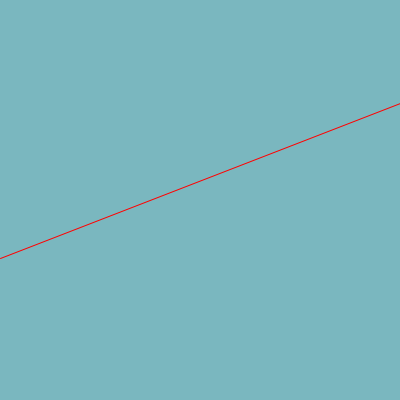
Frame 1 (no input)
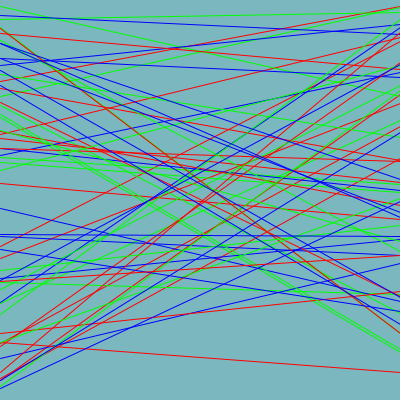
Frame 60 (the mouse pressed at the canvas centre just before this capture)
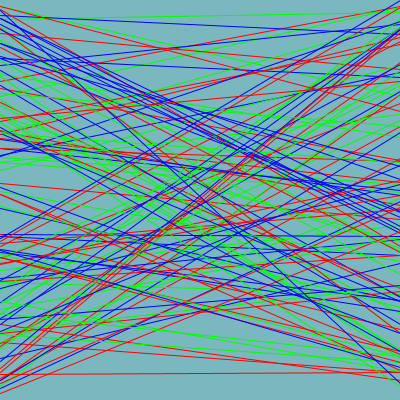
Frame 120 (the mouse held since frame 60 and released just before this capture)

The Processing sketch that drew these frames (run headless with seeded random() and noise(); from frame 60 on, the mouse is pressed at the canvas centre):

// Processing sketch: pgm6a
// ── pgm6a.pde
// draw random lines

void setup() {
  size(400,400);
  background(122,183,191);
}

void draw() {
    float startY = random(height);
    float endY = random(height);
    int mapColor = int(map(frameCount % 30,0,29,0,3));
    println(frameCount % 30);
    println("mapColor: "+mapColor);
    switch (mapColor) {
        case 0 :
            stroke(255,0,0);
            break;
        case 1:
            stroke(0,255,0);
            break;
        case 2:
            stroke(0,0,255);
            break;            
    }

    line(0,startY,width,endY);
}
